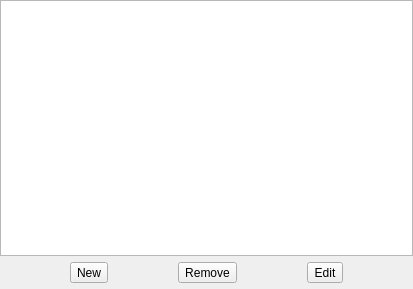
<?xml version="1.0" encoding="UTF-8"?>
<ui version="4.0">
 <class>ExpenseTableWithButtons</class>
 <widget class="QWidget" name="ExpenseTableWithButtons">
  <property name="geometry">
   <rect>
    <x>0</x>
    <y>0</y>
    <width>413</width>
    <height>289</height>
   </rect>
  </property>
  <property name="sizePolicy">
   <sizepolicy hsizetype="Preferred" vsizetype="Preferred">
    <horstretch>0</horstretch>
    <verstretch>0</verstretch>
   </sizepolicy>
  </property>
  <property name="windowTitle">
   <string>Form</string>
  </property>
  <layout class="QVBoxLayout" name="verticalLayout">
   <property name="spacing">
    <number>0</number>
   </property>
   <property name="leftMargin">
    <number>0</number>
   </property>
   <property name="topMargin">
    <number>0</number>
   </property>
   <property name="rightMargin">
    <number>0</number>
   </property>
   <property name="bottomMargin">
    <number>0</number>
   </property>
   <item>
    <layout class="QVBoxLayout" name="verticalLayout_2">
     <property name="spacing">
      <number>0</number>
     </property>
     <property name="sizeConstraint">
      <enum>QLayout::SetDefaultConstraint</enum>
     </property>
     <item>
      <widget class="QTableWidget" name="expense_table">
       <property name="sizePolicy">
        <sizepolicy hsizetype="Expanding" vsizetype="Expanding">
         <horstretch>0</horstretch>
         <verstretch>0</verstretch>
        </sizepolicy>
       </property>
      </widget>
     </item>
     <item>
      <layout class="QHBoxLayout" name="horizontalLayout_2">
       <property name="spacing">
        <number>0</number>
       </property>
       <property name="sizeConstraint">
        <enum>QLayout::SetDefaultConstraint</enum>
       </property>
       <property name="topMargin">
        <number>6</number>
       </property>
       <property name="bottomMargin">
        <number>6</number>
       </property>
       <item>
        <widget class="QToolButton" name="expense_new">
         <property name="text">
          <string>New</string>
         </property>
        </widget>
       </item>
       <item>
        <widget class="QToolButton" name="expense_remove">
         <property name="text">
          <string>Remove</string>
         </property>
        </widget>
       </item>
       <item>
        <widget class="QToolButton" name="expense_edit">
         <property name="text">
          <string>Edit</string>
         </property>
        </widget>
       </item>
      </layout>
     </item>
    </layout>
   </item>
  </layout>
 </widget>
 <resources/>
 <connections/>
</ui>
